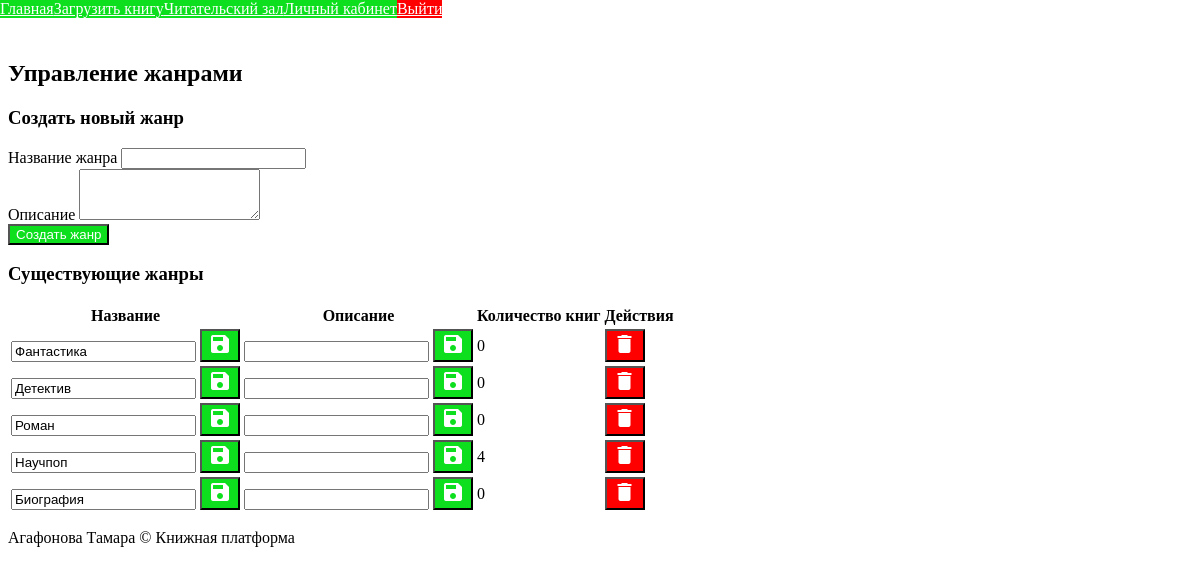
Page /admin/genres (signed in) on the committed database.
### app/books/models.py (models this page shows)
class Genre(db.Model):
    __tablename__ = 'genres'
    id = db.Column(db.Integer, primary_key=True)
    name = db.Column(db.String(50), unique=True, nullable=False)
    books = db.relationship('Book', secondary='book_genres', back_populates='genres')

### app/user/routes.py (the view)
@admin_bp.route('/genres')
@roles_required(UserRole.ADMIN)
def manage_genres():
    genres = Genre.query.all()
    return render_template(
        'admin/genres.html',
        genres=genres,
        UserRole=UserRole
    )

### app/auth/models.py (called while the page is built)
    @property
    def is_active(self):
        if not self.is_active_status:
            return False
        if self.blocked_until and self.blocked_until > datetime.now():
            return False
        if self.blocked_until and self.blocked_until <= datetime.now():
            self.blocked_until = None
            self.failed_login_attempts = 0
        return True

### app/user/routes.py (called while the page is built)
def roles_required(*roles):
    def decorator(f):
        @wraps(f)
        def decorated_function(*args, **kwargs):
            if not current_user.is_authenticated:
                return redirect(url_for('auth.login'))
            if current_user.role not in roles:
                flash('Недостаточно прав', 'error')
                return redirect(url_for('main.index'))
            return f(*args, **kwargs)
        return decorated_function
    return decorator

### app/templates/admin/genres.html (shortened to what this page needs)
{% extends "base.html" %}
{% block content %}
<div class="mui-container">
    <div class="mui-panel">
        <h2>Управление жанрами</h2>
        <div class="mui-panel">
            <h3>Создать новый жанр</h3>
            <form method="POST" action="{{ url_for('admin.create_genre') }}" class="mui-form">
                <div class="mui-textfield">
                    <label>Название жанра</label>
                    <input type="text" name="name" required>
                </div>
                <div class="mui-textfield">
                    <label>Описание</label>
                    <textarea name="description" rows="3"></textarea>
                </div>
                <button type="submit" class="mui-btn mui-btn--primary mui-btn--raised">
                    Создать жанр
                </button>
            </form>
        </div>
        <div class="mui-panel">
            <h3>Существующие жанры</h3>
            <div class="mui-table-responsive">
                <table class="mui-table mui-table--bordered">
                    <thead>
                        <tr>
                            <th>Название</th>
                            <th>Описание</th>
                            <th>Количество книг</th>
                            <th>Действия</th>
                        </tr>
                    </thead>
                    <tbody>
                        {% for genre in genres %}
                        <tr>
                            <td>
                                <form method="POST" action="{{ url_for('admin.edit_genre', genre_id=genre.id) }}" class="mui-form">
                                    <input type="text" name="name" value="{{ genre.name }}" required>
                                    <button type="submit" class="mui-btn mui-btn--small mui-btn--primary">
                                        <span class="material-icons">save</span>
                                    </button>
                                </form>
                            </td>
                            <td>
                                <form method="POST" action="{{ url_for('admin.edit_genre', genre_id=genre.id) }}" class="mui-form">
                                    <input type="text" name="description" value="{{ genre.description }}">
                                    <button type="submit" class="mui-btn mui-btn--small mui-btn--primary">
                                        <span class="material-icons">save</span>
                                    </button>
                                </form>
                            </td>
                            <td>{{ genre.books|length }}</td>
                            <td>
                                <form action="{{ url_for('admin.delete_genre', genre_id=genre.id) }}" method="POST" style="display: inline;">
                                    <button type="submit" class="mui-btn mui-btn--small mui-btn--danger" onclick="return confirm('Вы уверены, что хотите удалить этот жанр?')">
                                        <span class="material-icons">delete</span>
                                    </button>
                                </form>
                            </td>
                        </tr>
                        {% else %}
                        <tr>
                            <td colspan="4">Жанров пока нет</td>
                        </tr>
                        {% endfor %}
                    </tbody>
                </table>
            </div>
        </div>
    </div>
</div>
{% endblock %}

### static/styles.css (style rules this page uses)
.mui-btn, button, a { background-color: #0ddf1e; color: #fff; }
.mui-btn--danger { background-color: #ff0000; color: #fff; }

### rows in the picture
Genre: name "Фантастика", books|length "0"
Genre: name "Детектив", books|length "0"
Genre: name "Роман", books|length "0"
Genre: name "Научпоп", books|length "4"
Genre: name "Биография", books|length "0"
